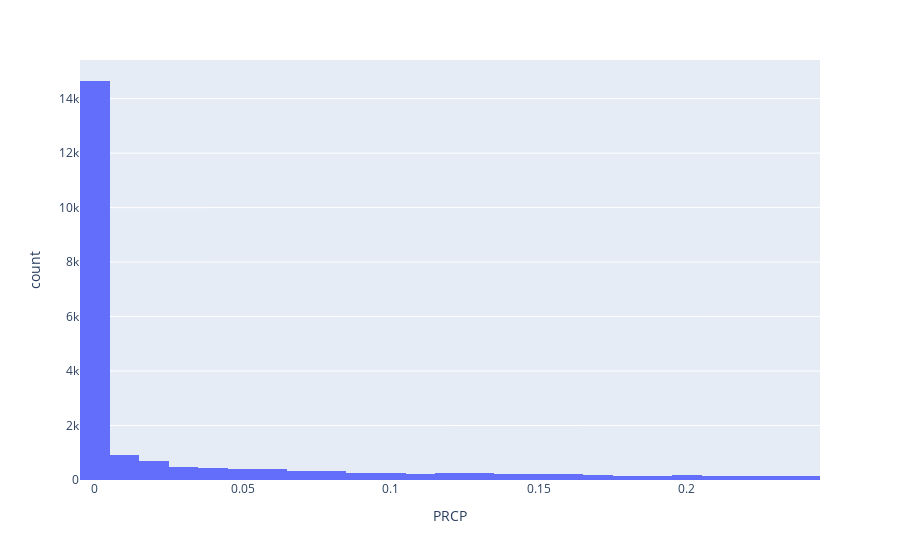

Source (notebook cell):
### Code cell
fig = px.histogram(df, x='PRCP')
fig.show()

### Figure 1 — Plotly figure (JSON) as saved in the notebook; plotly's stock layout.template omitted (floating-point values rounded to 4 significant figures; data arrays with more than 128 entries replaced by an {"elided": "..."} marker saying what was removed)
{"data": [{"alignmentgroup": "True", "bingroup": "x", "hovertemplate": "PRCP=%{x}<br>count=%{y}<extra></extra>", "legendgroup": "", "marker": {"color": "#636efa", "pattern": {"shape": ""}}, "name": "", "offsetgroup": "", "orientation": "v", "showlegend": false, "type": "histogram", "x": {"elided": "21857 float values"}, "xaxis": "x", "yaxis": "y"}], "layout": {"autosize": true, "barmode": "relative", "legend": {"tracegroupgap": 0}, "margin": {"t": 60}, "xaxis": {"anchor": "y", "autorange": true, "domain": [0, 1], "range": [-0.005, 0.245], "title": {"text": "PRCP"}, "type": "linear"}, "yaxis": {"anchor": "x", "autorange": true, "domain": [0, 1], "range": [0, 15420.0], "title": {"text": "count"}}}}
